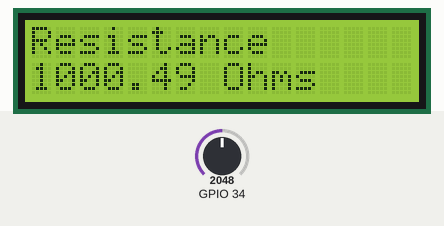
This program was run on a simulated ESP32. Shown: 16×2 character LCD. The test bench sets the inputs (shaded band); at power-on: GPIO 34 = 2048. WiFi joins after 1.5 s; servers stay silent unless stated; not simulated (calls return 0 or success): credentials.h.

Above: at 3.6 s.
3.7 s: GPIO 34 set to 4095
At 6.2 s:
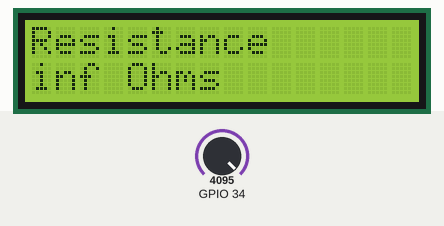
6.5 s: GPIO 34 set to 3603
At 9.2 s:
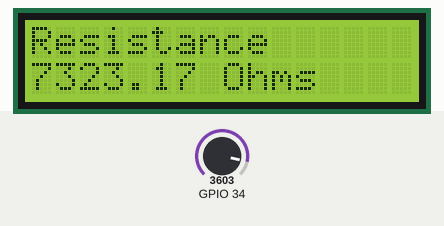
9.5 s: GPIO 34 set to 2866
At 12.1 s:
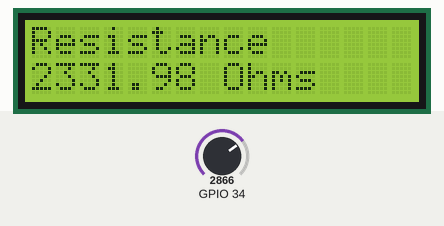
Timing chart, 0 to 13.6 s (numbered marks = the images above; inputs shaded):
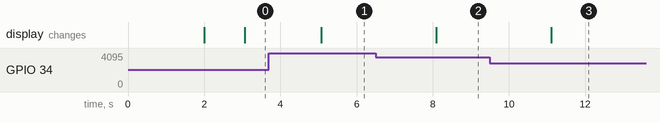

Measured:
- after the input at 3.7 s, the display: changes after 1.4 s (image 1)
- after the input at 6.5 s, the display: changes after 1.6 s (image 2)
- after the input at 9.5 s, the display: changes after 1.6 s (image 3)

The program:

main.cpp
```cpp
#include <WiFi.h>
#include <ArduinoOTA.h>
#include <LiquidCrystal.h>
#include "credentials.h"
#define MAX_ADC 4095.0    // Maximum value of 12 bit ADC

LiquidCrystal lcd(19, 23, 18, 17, 16, 15);

//R1 is known resistance
//R2 is unknown resistance
float V_out, R1=1000.0, R2;
void OTAsetup() {
    WiFi.mode(WIFI_STA);
    WiFi.begin(ssid, password);
    while (WiFi.status() != WL_CONNECTED) delay(1000);
    ArduinoOTA.begin();
}
void OTAloop() {
    ArduinoOTA.handle();
}
void setup(){
    OTAsetup();
    lcd.begin(16, 2);
}
void loop() {
    OTAloop();
    V_out=analogRead(34);//reading from Pin34 of ESP32
    //V_out is the actual voltage at the junction of R1 and R2
    R2 = R1/((MAX_ADC)/(V_out)-1.0);
    delay(1000);
    lcd.clear();
    lcd.setCursor(0, 0);
    // Print a message to the LCD.
    lcd.print("Resistance");
    lcd.setCursor(0, 1);
    lcd.print(R2);
    lcd.print(" Ohms");
}
```
